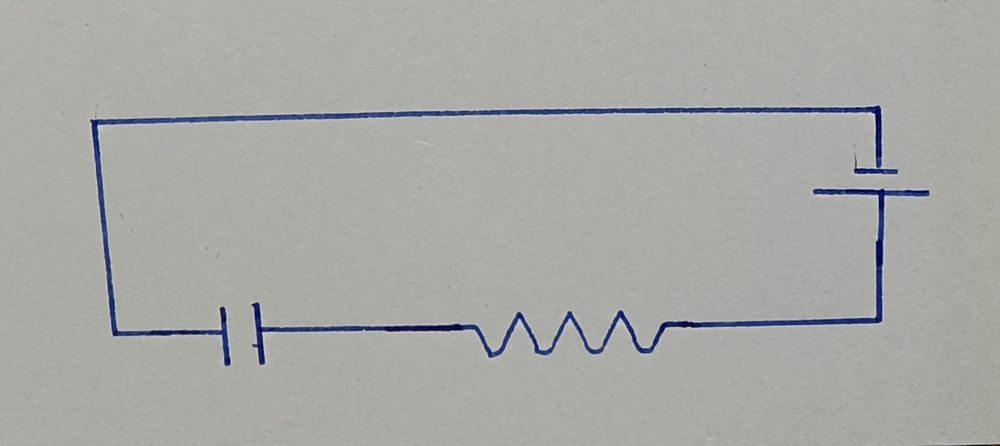
#> input picture data/raw/input2.png, 1000 x 446 px, shrunk from 1616 x 720 before the run
$ python main.py
#> lines starting #> are read from the running program, lines starting #| are printed output that depends on the picture; after the words box and inside, x2 and y2 are one past the last pixel; in counts of white or black regions, pixels touching at a corner belong together
### src/preprocess.py
import cv2
import numpy as np
from skimage.morphology import skeletonize
import os

def extract_skeleton(image_path, save_dir="data/skeleton"):
    # 1. Read and validate image
#> called with image_path = 'data/raw/input2.png', save_dir = 'data/skeleton'
    img = cv2.imread(image_path)
#> img is the input picture: shape (446, 1000, 3); mean B, G, R 165.8, 169, 168.1
    if img is None:
        raise ValueError(f"❌ Image not found at {image_path}")

    # 2. Isolate Blue Ink (HSV masking is robust for pen sketches)
    hsv = cv2.cvtColor(img, cv2.COLOR_BGR2HSV)
#> hsv: shape (446, 1000, 3); mean H, S, V 37.2, 11.7, 170.7
    lower_blue = np.array([90, 50, 50])
    upper_blue = np.array([150, 255, 255])
    mask = cv2.inRange(hsv, lower_blue, upper_blue)
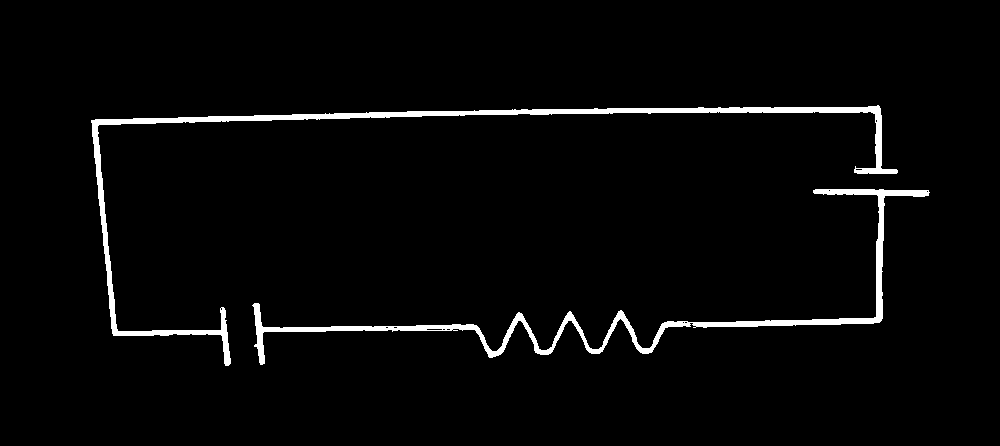
#> mask: shape (446, 1000); 2.9% white; 2 white regions, box (x1, y1, x2, y2) and area: (91, 105, 898, 366) 6891, (252, 189, 930, 365) 5828

    # 3. Morphological Cleanup (Connect small gaps in ink)
    kernel = np.ones((3,3), np.uint8)
    mask = cv2.dilate(mask, kernel, iterations=1)
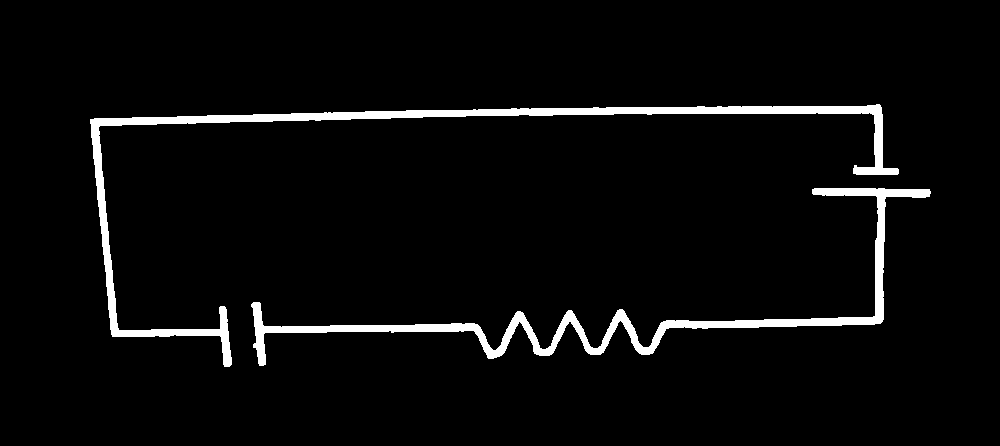
#> mask: shape (446, 1000); 4% white; 2 white regions, box (x1, y1, x2, y2) and area: (90, 104, 899, 367) 9607, (251, 188, 931, 366) 8370
    mask = cv2.erode(mask, kernel, iterations=1)
#> mask: shape (446, 1000); 2.9% white; 2 white regions, box (x1, y1, x2, y2) and area: (91, 105, 898, 366) 6935, (252, 189, 930, 365) 5890

    # 4. Skeletonize (True 1-pixel wide line using verified logic)
    skeleton = skeletonize(mask > 0)
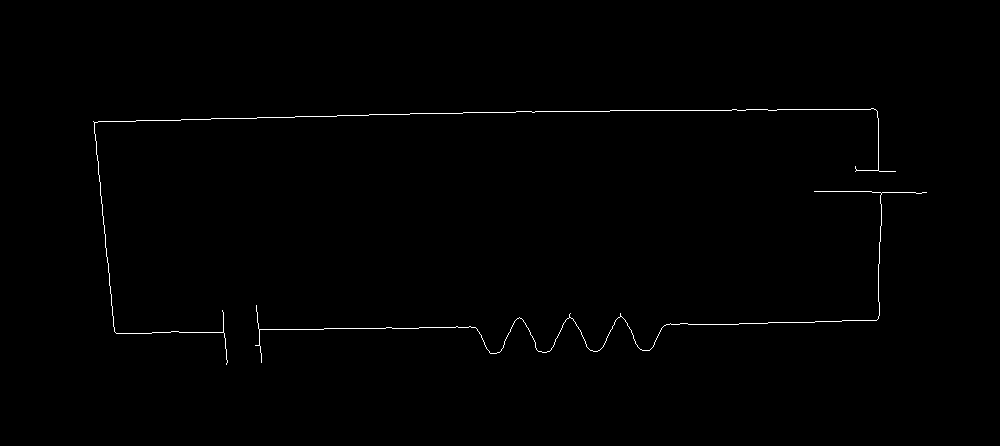
#> skeleton: shape (446, 1000) bool; 0.51% white in thin lines or dots, all inside (x1, y1, x2, y2) = (93, 108, 927, 365)
    skeleton = (skeleton * 255).astype(np.uint8)

    # 5. Save results
    os.makedirs(save_dir, exist_ok=True)
    cv2.imwrite(os.path.join(save_dir, "skeleton.png"), skeleton)

    return skeleton

### main.py
import cv2
import os
from src.preprocess import extract_skeleton
from src.graph import skeleton_to_graph

# Configuration
IMAGE_PATH = "data/raw/input2.png"


def run_s2c_pipeline():
    print("=" * 40)
    print("🔵 S2C: STARTING CIRCUIT RECONSTRUCTION")
    print("=" * 40)

    # Step 1: Preprocessing
    print("[1/3] Preprocessing image...")
#> (the run stopped early here; a loop or call above may not have finished)

$ run again, with data/raw/input.png copied over data/raw/input2.png
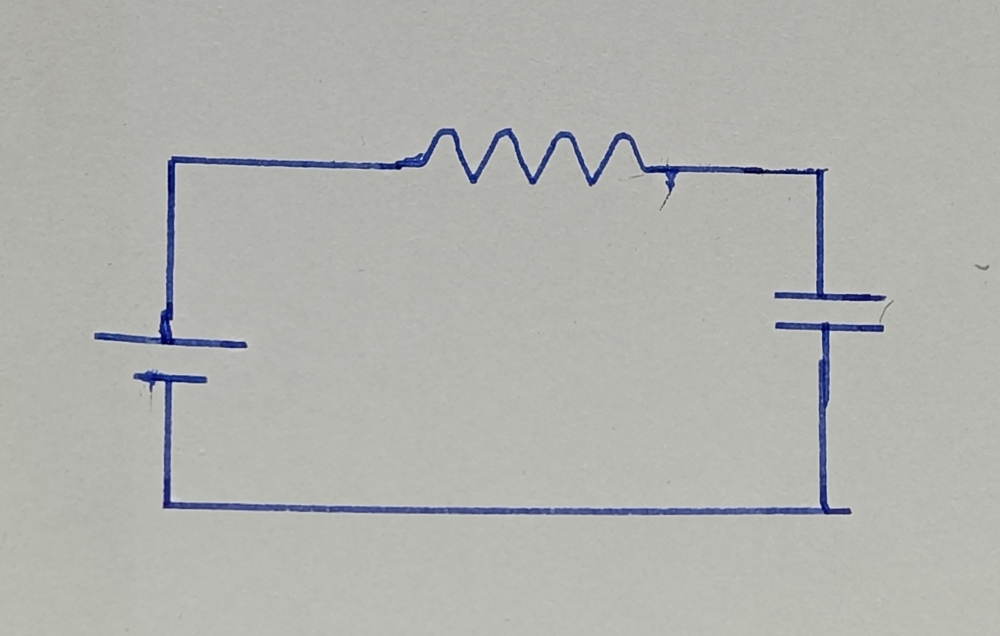
#> input picture data/raw/input.png, 1000 x 636 px, shrunk from 1416 x 900 before the run
#> in extract_skeleton, img is the input picture: shape (636, 1000, 3); mean B, G, R 174.6, 178.4, 177.1
#> hsv: shape (636, 1000, 3); mean H, S, V 39, 11.8, 180.1
#> in extract_skeleton, `mask = cv2.inRange(hsv, lower_blue, upper_blue)`:
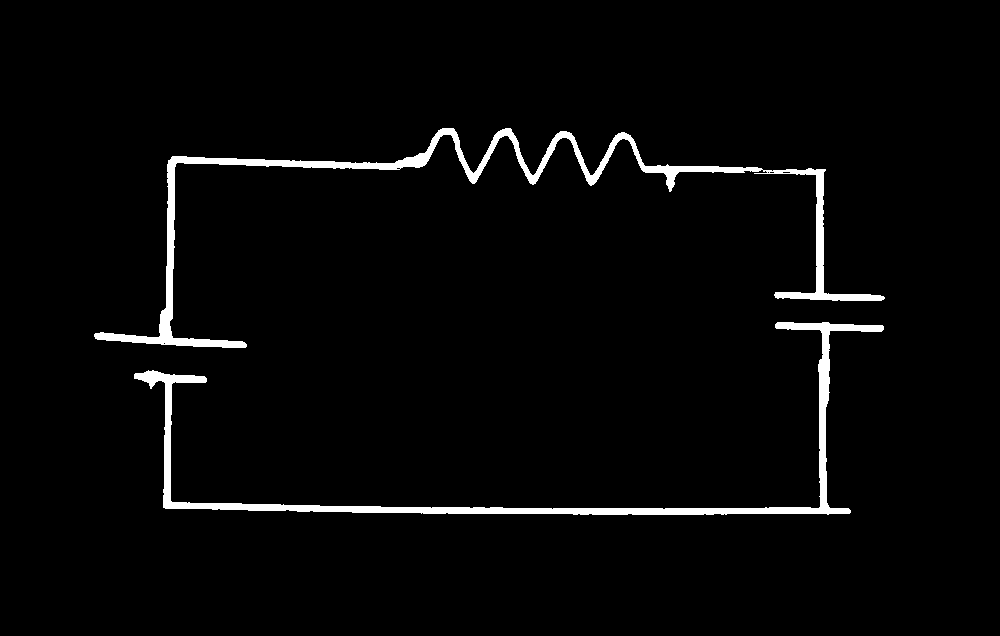
#> mask: shape (636, 1000); 2.8% white; 2 white regions, box (x1, y1, x2, y2) and area: (94, 128, 885, 348) 9687, (134, 322, 884, 515) 8184
#> in extract_skeleton, `skeleton = skeletonize(mask > 0)`:
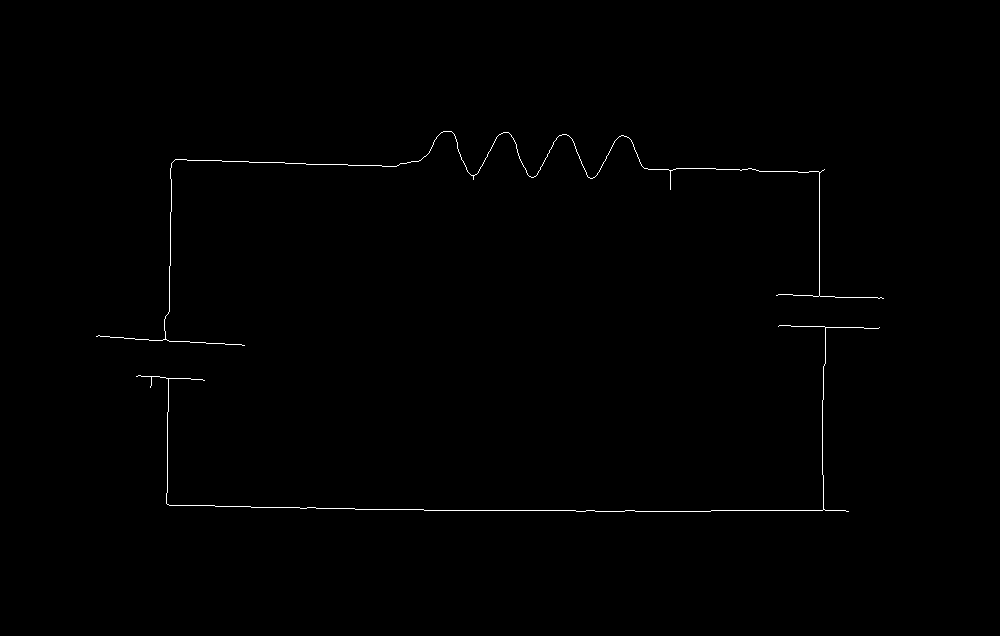
#> skeleton: shape (636, 1000) bool; 0.4% white in thin lines or dots, all inside (x1, y1, x2, y2) = (96, 131, 884, 512)
